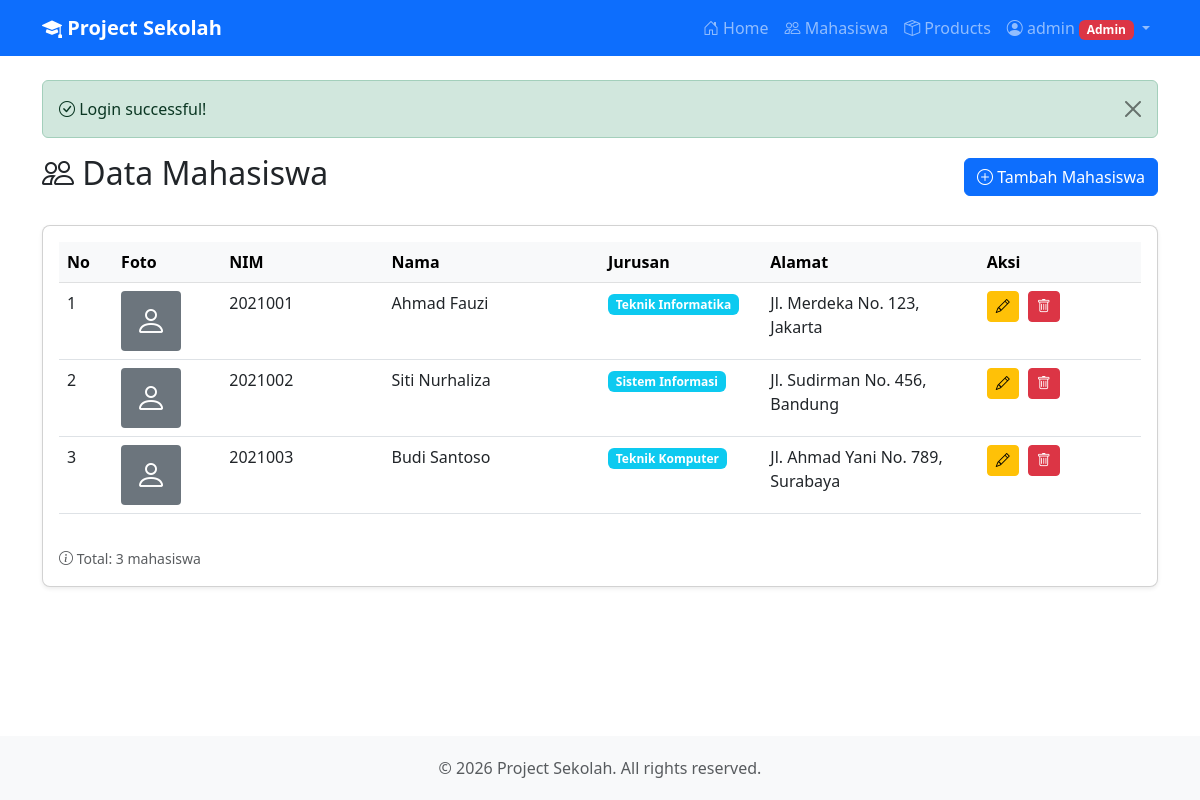
The page /index.php?page=mahasiswa (signed in) on the database its author committed.
### tables this page shows
CREATE TABLE IF NOT EXISTS mahasiswa (
    id INT AUTO_INCREMENT PRIMARY KEY,
    nim VARCHAR(20) UNIQUE NOT NULL,
    name VARCHAR(100) NOT NULL,
    jurusan VARCHAR(100) NOT NULL,
    foto VARCHAR(255) DEFAULT NULL,
    alamat TEXT NOT NULL,
    created_at TIMESTAMP DEFAULT CURRENT_TIMESTAMP,
    updated_at TIMESTAMP DEFAULT CURRENT_TIMESTAMP ON UPDATE CURRENT_TIMESTAMP
);

### controllers/MahasiswaController.php (called while the page is built, shortened)
<?php
class MahasiswaController {
    private $mahasiswaModel;
    public function __construct($db) {
        $this->mahasiswaModel = new Mahasiswa($db);
    }
    public function index() {
        $mahasiswaList = $this->mahasiswaModel->getAll();
        require_once 'views/layouts/header.php';
        require_once 'views/mahasiswa/index.php';
        require_once 'views/layouts/footer.php';
    }
}

### config/app.php (called while the page is built, shortened)
<?php
function isAdmin() {
    return isset($_SESSION['role']) && $_SESSION['role'] === 'admin';
}

### models/Mahasiswa.php (called while the page is built, shortened)
<?php
class Mahasiswa {
    private $conn;
    private $table = 'mahasiswa';
    public function __construct($db) {
        $this->conn = $db;
    }
    public function getAll() {
        $query = "SELECT * FROM {$this->table} ORDER BY created_at DESC";
        $result = $this->conn->query($query);
        return $result->fetch_all(MYSQLI_ASSOC);
    }
}

### views/mahasiswa/index.php (the view)
<div class="row">
    <div class="col-12">
        <div class="d-flex justify-content-between align-items-center mb-4">
            <h2>
                <i class="bi bi-people"></i> Data Mahasiswa
            </h2>
            <a href="index.php?page=mahasiswa&action=create" class="btn btn-primary">
                <i class="bi bi-plus-circle"></i> Tambah Mahasiswa
            </a>
        </div>
    </div>
</div>
<div class="row">
    <div class="col-12">
        <div class="card">
            <div class="card-body">
                <?php if (empty($mahasiswaList)): ?>
                    <div class="text-center py-5">
                        <i class="bi bi-inbox" style="font-size: 4rem; color: #ccc;"></i>
                        <h5 class="mt-3 text-muted">Belum ada data mahasiswa</h5>
                        <p class="text-muted">Klik tombol "Tambah Mahasiswa" untuk menambahkan data</p>
                    </div>
                <?php else: ?>
                    <div class="table-responsive">
                        <table class="table table-hover">
                            <thead class="table-light">
                                <tr>
                                    <th width="5%">No</th>
                                    <th width="10%">Foto</th>
                                    <th width="15%">NIM</th>
                                    <th width="20%">Nama</th>
                                    <th width="15%">Jurusan</th>
                                    <th width="20%">Alamat</th>
                                    <?php if (isAdmin()): ?>
                                        <th width="15%">Aksi</th>
                                    <?php endif; ?>
                                </tr>
                            </thead>
                            <tbody>
                                <?php foreach ($mahasiswaList as $index => $mahasiswa): ?>
                                    <tr>
                                        <td><?= $index + 1 ?></td>
                                        <td>
                                            <?php if ($mahasiswa['foto']): ?>
                                                <img src="public/uploads/<?= $mahasiswa['foto'] ?>"
                                                     alt="Foto"
                                                     class="img-thumbnail"
                                                     style="width: 60px; height: 60px; object-fit: cover;">
                                            <?php else: ?>
                                                <div class="bg-secondary text-white d-flex align-items-center justify-content-center"
                                                     style="width: 60px; height: 60px; border-radius: 4px;">
                                                    <i class="bi bi-person" style="font-size: 2rem;"></i>
                                                </div>
                                            <?php endif; ?>
                                        </td>
                                        <td><?= htmlspecialchars($mahasiswa['nim']) ?></td>
                                        <td><?= htmlspecialchars($mahasiswa['name']) ?></td>
                                        <td>
                                            <span class="badge bg-info">
                                                <?= htmlspecialchars($mahasiswa['jurusan']) ?>
                                            </span>
                                        </td>
                                        <td><?= htmlspecialchars($mahasiswa['alamat']) ?></td>
                                        <?php if (isAdmin()): ?>
                                            <td class="table-actions">
                                                <a href="index.php?page=mahasiswa&action=edit&id=<?= $mahasiswa['id'] ?>"
                                                   class="btn btn-sm btn-warning" title="Edit">
                                                    <i class="bi bi-pencil"></i>
                                                </a>
                                                <a href="javascript:void(0)"
                                                   onclick="confirmDelete('index.php?page=mahasiswa&action=delete&id=<?= $mahasiswa['id'] ?>', 'mahasiswa')"
                                                   class="btn btn-sm btn-danger" title="Hapus">
                                                    <i class="bi bi-trash"></i>
                                                </a>
                                            </td>
                                        <?php endif; ?>
                                    </tr>
                                <?php endforeach; ?>
                            </tbody>
                        </table>
                    </div>
                    <div class="mt-3">
                        <small class="text-muted">
                            <i class="bi bi-info-circle"></i> Total: <?= count($mahasiswaList) ?> mahasiswa
                        </small>
                    </div>
                <?php endif; ?>
            </div>
        </div>
    </div>
</div>

### views/layouts/header.php (style rules this page uses)
body { min-height: 100vh; display: flex; flex-direction: column; }
.card { box-shadow: 0 0.125rem 0.25rem rgba(0,0,0,0.075); border-radius: 0.5rem; }
.table-actions a { margin-right: 5px; }

### rows shown on the page
mahasiswa: nim "2021001", name "Ahmad Fauzi", jurusan "Teknik Informatika", alamat "Jl. Merdeka No. 123, Jakarta"
mahasiswa: nim "2021002", name "Siti Nurhaliza", jurusan "Sistem Informasi", alamat "Jl. Sudirman No. 456, Bandung"
mahasiswa: nim "2021003", name "Budi Santoso", jurusan "Teknik Komputer", alamat "Jl. Ahmad Yani No. 789, Surabaya"

### other values the page prints
APP_NAME "Project Sekolah"
$_SESSION['username'] "admin"
$_SESSION['success'] "Login successful!"
count($mahasiswaList) "3"
